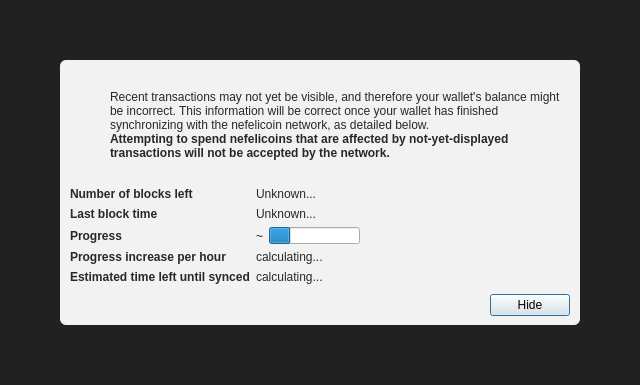
<?xml version="1.0" encoding="UTF-8"?>
<ui version="4.0">
 <class>ModalOverlay</class>
 <widget class="QWidget" name="ModalOverlay">
  <property name="geometry">
   <rect>
    <x>0</x>
    <y>0</y>
    <width>640</width>
    <height>385</height>
   </rect>
  </property>
  <property name="windowTitle">
   <string>Form</string>
  </property>
  <layout class="QVBoxLayout" name="verticalLayout" stretch="0">
   <property name="sizeConstraint">
    <enum>QLayout::SetDefaultConstraint</enum>
   </property>
   <property name="leftMargin">
    <number>0</number>
   </property>
   <property name="topMargin">
    <number>0</number>
   </property>
   <property name="rightMargin">
    <number>0</number>
   </property>
   <property name="bottomMargin">
    <number>0</number>
   </property>
   <item>
    <widget class="QWidget" name="bgWidget" native="true">
     <property name="styleSheet">
      <string notr="true">#bgWidget { background: rgba(0,0,0,220); }</string>
     </property>
     <layout class="QVBoxLayout" name="verticalLayoutMain" stretch="1">
      <property name="leftMargin">
       <number>60</number>
      </property>
      <property name="topMargin">
       <number>60</number>
      </property>
      <property name="rightMargin">
       <number>60</number>
      </property>
      <property name="bottomMargin">
       <number>60</number>
      </property>
      <item>
       <widget class="QWidget" name="contentWidget" native="true">
        <property name="styleSheet">
         <string notr="true">#contentWidget { background: rgba(255,255,255,240); border-radius: 6px; }

QLabel { color: rgb(40,40,40);  }</string>
        </property>
        <layout class="QVBoxLayout" name="verticalLayoutSub" stretch="1,0,0,0">
         <property name="spacing">
          <number>0</number>
         </property>
         <property name="leftMargin">
          <number>10</number>
         </property>
         <property name="topMargin">
          <number>10</number>
         </property>
         <property name="rightMargin">
          <number>10</number>
         </property>
         <property name="bottomMargin">
          <number>10</number>
         </property>
         <item>
          <layout class="QHBoxLayout" name="horizontalLayoutIconText" stretch="0,1">
           <property name="topMargin">
            <number>20</number>
           </property>
           <item>
            <layout class="QVBoxLayout" name="verticalLayoutIcon">
             <property name="leftMargin">
              <number>0</number>
             </property>
             <item>
              <widget class="QPushButton" name="warningIcon">
               <property name="enabled">
                <bool>false</bool>
               </property>
               <property name="text">
                <string/>
               </property>
               <property name="icon">
                <iconset>
                 <normaloff>:/icons/warning</normaloff>
                 <disabledoff>:/icons/warning</disabledoff>:/icons/warning</iconset>
               </property>
               <property name="iconSize">
                <size>
                 <width>48</width>
                 <height>48</height>
                </size>
               </property>
               <property name="flat">
                <bool>true</bool>
               </property>
              </widget>
             </item>
             <item>
              <spacer name="verticalSpacerWarningIcon">
               <property name="orientation">
                <enum>Qt::Vertical</enum>
               </property>
               <property name="sizeHint" stdset="0">
                <size>
                 <width>20</width>
                 <height>40</height>
                </size>
               </property>
              </spacer>
             </item>
            </layout>
           </item>
           <item>
            <layout class="QVBoxLayout" name="verticalLayoutInfoText">
             <property name="leftMargin">
              <number>0</number>
             </property>
             <property name="topMargin">
              <number>0</number>
             </property>
             <item>
              <widget class="QLabel" name="infoText">
               <property name="text">
                <string>Recent transactions may not yet be visible, and therefore your wallet's balance might be incorrect. This information will be correct once your wallet has finished synchronizing with the nefelicoin network, as detailed below.</string>
               </property>
               <property name="textFormat">
                <enum>Qt::RichText</enum>
               </property>
               <property name="wordWrap">
                <bool>true</bool>
               </property>
              </widget>
             </item>
             <item>
              <widget class="QLabel" name="infoTextStrong">
               <property name="font">
                <font>
                 <weight>75</weight>
                 <bold>true</bold>
                </font>
               </property>
               <property name="text">
                <string>Attempting to spend nefelicoins that are affected by not-yet-displayed transactions will not be accepted by the network.</string>
               </property>
               <property name="textFormat">
                <enum>Qt::RichText</enum>
               </property>
               <property name="wordWrap">
                <bool>true</bool>
               </property>
              </widget>
             </item>
             <item>
              <spacer name="verticalSpacerInTextSpace">
               <property name="orientation">
                <enum>Qt::Vertical</enum>
               </property>
               <property name="sizeHint" stdset="0">
                <size>
                 <width>20</width>
                 <height>40</height>
                </size>
               </property>
              </spacer>
             </item>
            </layout>
           </item>
          </layout>
         </item>
         <item>
          <spacer name="verticalSpacerAfterText">
           <property name="orientation">
            <enum>Qt::Vertical</enum>
           </property>
           <property name="sizeHint" stdset="0">
            <size>
             <width>20</width>
             <height>40</height>
            </size>
           </property>
          </spacer>
         </item>
         <item>
          <layout class="QFormLayout" name="formLayout">
           <property name="fieldGrowthPolicy">
            <enum>QFormLayout::FieldsStayAtSizeHint</enum>
           </property>
           <property name="horizontalSpacing">
            <number>6</number>
           </property>
           <property name="verticalSpacing">
            <number>6</number>
           </property>
           <property name="topMargin">
            <number>10</number>
           </property>
           <item row="0" column="0">
            <widget class="QLabel" name="labelNumberOfBlocksLeft">
             <property name="font">
              <font>
               <weight>75</weight>
               <bold>true</bold>
              </font>
             </property>
             <property name="text">
              <string>Number of blocks left</string>
             </property>
            </widget>
           </item>
           <item row="0" column="1">
            <widget class="QLabel" name="numberOfBlocksLeft">
             <property name="text">
              <string>Unknown...</string>
             </property>
            </widget>
           </item>
           <item row="1" column="0">
            <widget class="QLabel" name="labelLastBlockTime">
             <property name="font">
              <font>
               <weight>75</weight>
               <bold>true</bold>
              </font>
             </property>
             <property name="text">
              <string>Last block time</string>
             </property>
            </widget>
           </item>
           <item row="1" column="1">
            <widget class="QLabel" name="newestBlockDate">
             <property name="sizePolicy">
              <sizepolicy hsizetype="Maximum" vsizetype="Preferred">
               <horstretch>0</horstretch>
               <verstretch>0</verstretch>
              </sizepolicy>
             </property>
             <property name="text">
              <string>Unknown...</string>
             </property>
            </widget>
           </item>
           <item row="2" column="0">
            <widget class="QLabel" name="labelSyncDone">
             <property name="font">
              <font>
               <weight>75</weight>
               <bold>true</bold>
              </font>
             </property>
             <property name="text">
              <string>Progress</string>
             </property>
            </widget>
           </item>
           <item row="2" column="1">
            <layout class="QHBoxLayout" name="horizontalLayoutSync" stretch="0,1">
             <item>
              <widget class="QLabel" name="percentageProgress">
               <property name="text">
                <string notr="true">~</string>
               </property>
              </widget>
             </item>
             <item>
              <widget class="QProgressBar" name="progressBar">
               <property name="value">
                <number>24</number>
               </property>
               <property name="format">
                <string/>
               </property>
              </widget>
             </item>
            </layout>
           </item>
           <item row="4" column="0">
            <widget class="QLabel" name="labelProgressIncrease">
             <property name="font">
              <font>
               <weight>75</weight>
               <bold>true</bold>
              </font>
             </property>
             <property name="text">
              <string>Progress increase per hour</string>
             </property>
            </widget>
           </item>
           <item row="4" column="1">
            <widget class="QLabel" name="progressIncreasePerH">
             <property name="text">
              <string>calculating...</string>
             </property>
            </widget>
           </item>
           <item row="5" column="0">
            <widget class="QLabel" name="labelEstimatedTimeLeft">
             <property name="font">
              <font>
               <weight>75</weight>
               <bold>true</bold>
              </font>
             </property>
             <property name="text">
              <string>Estimated time left until synced</string>
             </property>
            </widget>
           </item>
           <item row="5" column="1">
            <widget class="QLabel" name="expectedTimeLeft">
             <property name="text">
              <string>calculating...</string>
             </property>
            </widget>
           </item>
          </layout>
         </item>
         <item>
          <layout class="QHBoxLayout" name="horizontalLayoutButtons">
           <property name="leftMargin">
            <number>10</number>
           </property>
           <property name="topMargin">
            <number>10</number>
           </property>
           <item>
            <spacer name="horizontalSpacer">
             <property name="orientation">
              <enum>Qt::Horizontal</enum>
             </property>
             <property name="sizeHint" stdset="0">
              <size>
               <width>40</width>
               <height>20</height>
              </size>
             </property>
            </spacer>
           </item>
           <item>
            <widget class="QPushButton" name="closeButton">
             <property name="text">
              <string>Hide</string>
             </property>
             <property name="shortcut">
              <string>Esc</string>
             </property>
             <property name="focusPolicy">
              <enum>Qt::StrongFocus</enum>
             </property>
             <property name="default">
              <bool>true</bool>
             </property>
            </widget>
           </item>
          </layout>
         </item>
        </layout>
       </widget>
      </item>
     </layout>
    </widget>
   </item>
  </layout>
 </widget>
 <resources/>
 <connections/>
</ui>
